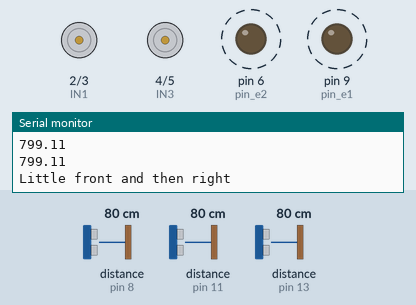
Simulated run of this sketch. Board: Arduino Uno, built with avr-gcc and run on an emulated ATmega328P. Shown: motor-driver pin pairs drawn as motors (green arrow = first pin HIGH = forward, orange = second pin HIGH = backward, longer = more drive), output pins drawn as LEDs (lit = HIGH), the last lines printed to the serial monitor. Wiring (inferred from the names in the program): 3 × ultrasonic range finder: trigger pin 7, echo pin 8 / trigger pin 10, echo pin 11 / trigger pin 12, echo pin 13. Dashed ring = blinking. Inputs (shaded band) come from the test bench; at power-on: distance to the obstacle (sensors on pin 8, pin 11, pin 13) 80 cm. The echo pulse lasts 58.3 µs per cm; pins used as bus, display or sensor lines are not drawn.

Above: at 3.2 s.
3.3 s: distance to the obstacle (sensor on pin 8) set to 31 cm
At 3.89 s:
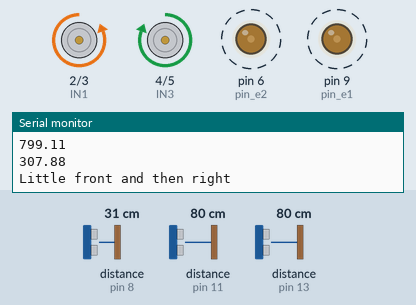
6.8 s: distance to the obstacle (sensor on pin 8) set to 26 cm
At 8.16 s:
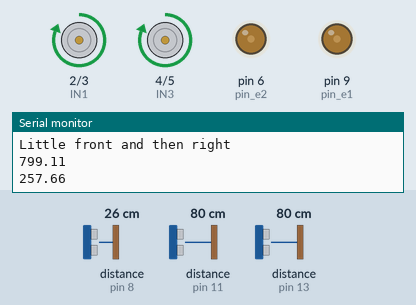
10.3 s: distance to the obstacle (sensor on pin 11) set to 14 cm
13.8 s: distance to the obstacle (sensor on pin 11) set to 11 cm
At 15.35 s:
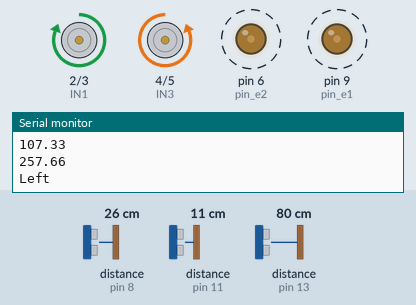
18.9 s: distance to the obstacle (sensor on pin 13) set to 32 cm
22.4 s: distance to the obstacle (sensor on pin 13) set to 26 cm
Timing chart, 0 to 27.2 s (numbered marks = the images above; inputs shaded):
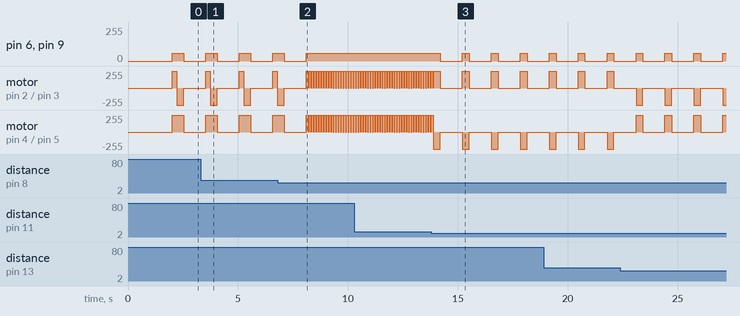

The sketch:

wallf.ino
```cpp
#define IN1 2
#define IN2 3
#define IN3 4
#define IN4 5
#define pin_e1 9
#define pin_e2 6
#define vol 13
#define pwm_e1 60
#define pwm_e2 60
#define turn_delay 310
#define rthold 280 //at most range for wall
#define lthold 280
#define fthold 120
#define lit_turn_ltr 70
#define lit_turn_rtr 55
#define lit_turn_rtl 70
#define lit_turn_ltl 55
#define turn_toright 200 //forward for right turn
#define ad_del 250
#define stop_after_turn 1000
#define f_time 100
///Sensors
const int trigPinf=10;
const int echoPinf=11;
const int trigPinr=7;
const int echoPinr=8;
const int trigPinl=12;
const int echoPinl=13;

float fdist,fdur,rdist,rdur,ldist,ldur;
void forward(int d)
{
    analogWrite(pin_e1,pwm_e1); // analogRead values go from 0 to 255,
    analogWrite(pin_e2,pwm_e2);
    digitalWrite(IN1,HIGH);
    digitalWrite(IN2,LOW);
    digitalWrite(IN3,HIGH);
    digitalWrite(IN4,LOW);
    if(d!=0){
      delay(d);
    digitalWrite(IN1, LOW);
    digitalWrite(IN2, LOW);
    digitalWrite(IN3, LOW);
    digitalWrite(IN4, LOW);
    }

}
void right(int d)
{
  analogWrite(pin_e1,pwm_e1); // analogRead values go from 0 to 255,
  analogWrite(pin_e2,pwm_e2);
  digitalWrite(IN1, LOW);
  digitalWrite(IN2, HIGH);
  digitalWrite(IN3, HIGH);
  digitalWrite(IN4, LOW);
  if(d==0){ // turn right to adjust to right wall
    digitalWrite(IN1, LOW);
    digitalWrite(IN2, HIGH);
    digitalWrite(IN3, HIGH);
    digitalWrite(IN4, LOW);
    delay(lit_turn_rtr);
    digitalWrite(IN1, LOW);
    digitalWrite(IN2, LOW);
    digitalWrite(IN3, LOW);
    digitalWrite(IN4, LOW);
    return ;
  }
  if(d==1){ // turn right to adjust to left wall
    digitalWrite(IN1, LOW);
    digitalWrite(IN2, HIGH);
    digitalWrite(IN3, HIGH);
    digitalWrite(IN4, LOW);
    delay(lit_turn_rtl);
    digitalWrite(IN1, LOW);
    digitalWrite(IN2, LOW);
    digitalWrite(IN3, LOW);
    digitalWrite(IN4, LOW);
    return ;
  }
  delay(turn_delay);
  digitalWrite(IN1, LOW);
  digitalWrite(IN2, LOW);
  digitalWrite(IN3, LOW);
  digitalWrite(IN4, LOW);
}

void left(int d)
{
  analogWrite(pin_e1,pwm_e1); // analogRead values go from 0 to 255,
  analogWrite(pin_e2,pwm_e2);
  digitalWrite(IN1, HIGH);
  digitalWrite(IN2, LOW);
  digitalWrite(IN3, LOW);
  digitalWrite(IN4, HIGH);
  if(d==0){ //turn left to adjust right wall
    digitalWrite(IN1, HIGH);
    digitalWrite(IN2, LOW);
    digitalWrite(IN3, LOW);
    digitalWrite(IN4, HIGH);
    delay(lit_turn_ltr);
    digitalWrite(IN1, LOW);
    digitalWrite(IN2, LOW);
    digitalWrite(IN3, LOW);
    digitalWrite(IN4, LOW);
    return ;
  }
  if(d==1){ //turn left to adjust right wall
    digitalWrite(IN1, HIGH);
    digitalWrite(IN2, LOW);
    digitalWrite(IN3, LOW);
    digitalWrite(IN4, HIGH);
    delay(lit_turn_ltl);
    digitalWrite(IN1, LOW);
    digitalWrite(IN2, LOW);
    digitalWrite(IN3, LOW);
    digitalWrite(IN4, LOW);
    return ;
  }
  delay(turn_delay);
  digitalWrite(IN1, LOW);
  digitalWrite(IN4, LOW);
}

void stopb()
{
  analogWrite(pin_e1,0); // analogRead values go from 0 to 255,
  analogWrite(pin_e2,0);
  digitalWrite(IN1, LOW);
  digitalWrite(IN2, LOW);
  digitalWrite(IN3, LOW);
  digitalWrite(IN4, LOW);
}


float sen_dist(int trigPin, int echoPin){
  for(int i=0;i<4;i++){
    digitalWrite(trigPin,HIGH);
    delayMicroseconds(50);
    digitalWrite(trigPin,LOW);
    float dur = pulseIn(echoPin,HIGH);
    float dist=dur*0.344/2;
    return dist;

  }

}

void setup()
{
  pinMode(IN1, OUTPUT);
  pinMode(IN2, OUTPUT);
  pinMode(IN3, OUTPUT);
  pinMode(IN4, OUTPUT);
  pinMode(pin_e1, OUTPUT);
  pinMode(pin_e2, OUTPUT);
  pinMode(trigPinf,OUTPUT);
  pinMode(echoPinf,INPUT);
  pinMode(trigPinl,OUTPUT);
  pinMode(echoPinl,INPUT);
  pinMode(trigPinr,OUTPUT);
  pinMode(echoPinr,INPUT);
  Serial.begin(9600);
  delay(2000);


}

void loop()
{
    fdist=sen_dist(trigPinf,echoPinf);
    rdist=sen_dist(trigPinr,echoPinr);
    ldist=sen_dist(trigPinl,echoPinl);
    if(fdist>=fthold && rdist<=rthold){ //if right wall is available and front is open gooooo
        Serial.println(fdist);
        Serial.println(rdist);
        if(rdist<59){
          left(0);
          stopb();
          right(0);
          stopb();
          Serial.println("Little left to adjust");
          delay(ad_del);
        }else if(rdist<=30){
          stopb();
        }
        if(ldist<69){
          right(1);
          stopb();
          left(1);
          stopb();
          Serial.println("Little right to adjust");
          delay(ad_del);
        }else if(ldist<=30){
          stopb();
        }
        forward(f_time); // moves forward if right wall within range and front wall out of range
    } else if(rdist>=rthold && fdist>=fthold){ // if rightTurn is available and front is open goo staright and then turn right
        Serial.println(fdist);
        Serial.println(rdist);
        Serial.println("Little front and then right");
        forward(turn_toright);
        right(3);
        stopb();
        delay(stop_after_turn);
    }else if(rdist<=rthold && fdist<=fthold && ldist<=lthold){ // if it's a deadend so turn right
        Serial.println(fdist);
        Serial.println(rdist);
        Serial.println(" right");
        right(3);
        stopb();
        delay(stop_after_turn);
    }else if(ldist>=lthold && fdist<=fthold && rdist<=rthold){ // if rightTurn isn't available and front is closed turn left
        Serial.println(fdist);
        Serial.println(rdist);
        Serial.println("Left");
        left(3);
        stopb();
        delay(stop_after_turn);
    }else if(fdist<=fthold){
      stopb();
    }
} 
```

Measured:
- the behaviour switches between 29 and 28 cm on distance to the obstacle (sensor on pin 8) (found by bisection; images 1 and 2)
- the behaviour switches between 13 and 12 cm on distance to the obstacle (sensor on pin 11) (found by bisection; images 2 and 3)
- after the input at 6.8 s, pin 6 (pin_e2), pin 9 (pin_e1): goes on until 8.1 s, then stays 60/255
- after the input at 13.8 s, pin 6 (pin_e2), pin 9 (pin_e1): alternates 60/255 for 0.31 s and 0/255 for 1.0 s, starting after 0.39 s
- by itself, pin 6 (pin_e2), pin 9 (pin_e1): alternates 60/255 for 0.51 s and 0/255 for 1.0 s
- by itself, motor on pin 2 (IN1) / pin 3 (IN2): repeats every 1.3 s: forward 255/255 0.31 s, stopped 1.0 s
- by itself, motor on pin 4 (IN3) / pin 5 (IN4): repeats every 1.3 s: backward 255/255 0.31 s, stopped 1.0 s
